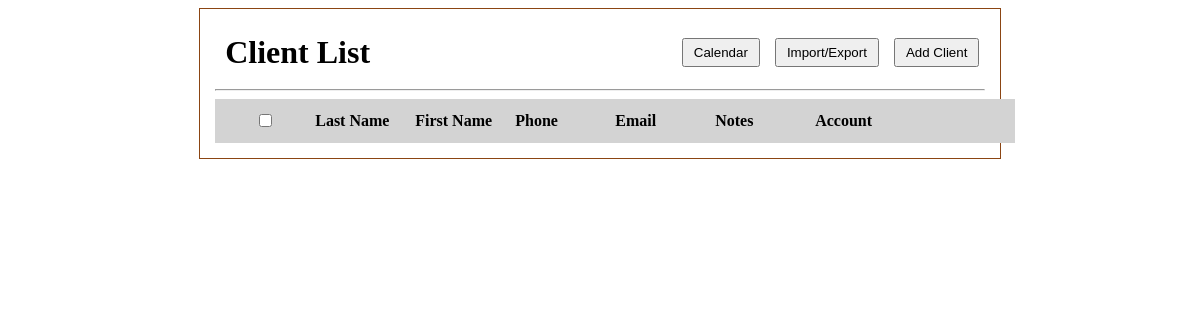
/client_list, run on an earlier commit of the app's database.
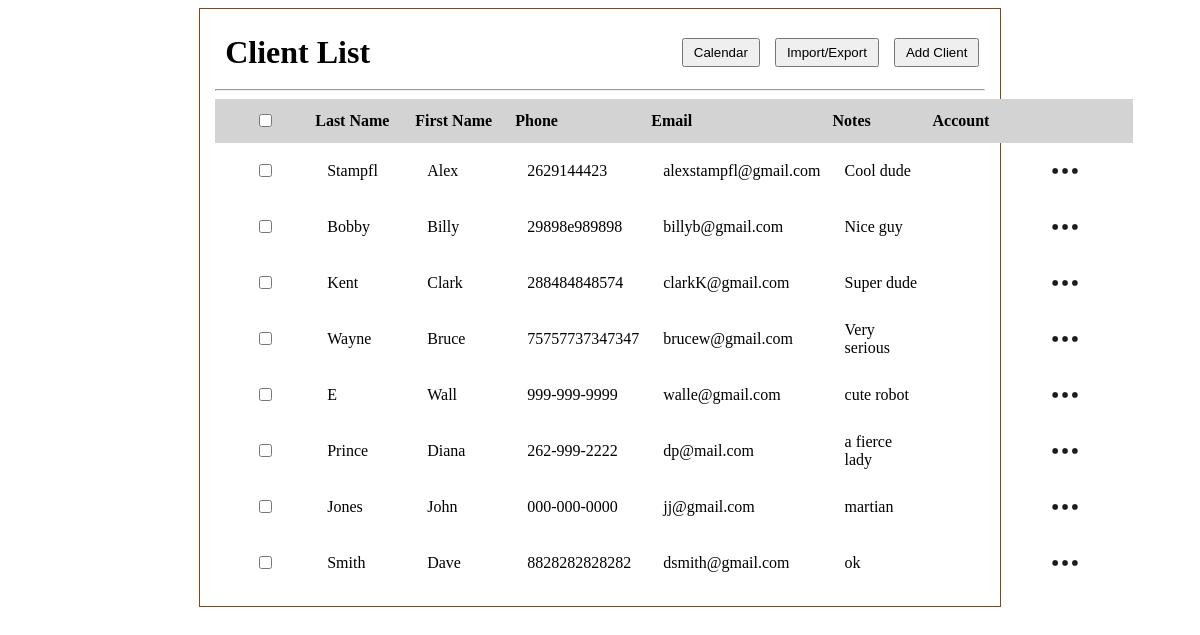
And on a later commit of the database.
### tables this page shows
CREATE TABLE clients (
              id INTEGER PRIMARY KEY AUTOINCREMENT,
              first_name TEXT,
              last_name TEXT,
              phone TEXT,
              email TEXT,
              status TEXT
            , client_id INTEGER, notes TEXT);

### app.py (the view)
@app.route('/client_list')
def client_list():
    conn = sqlite3.connect(DB_PATH)  # connects to sqlite database file named client.db, conn is the connection object used to talk to db
    c = conn.cursor() # cursor object lets you execute SQL statements (queries) against db
    c.execute('SELECT * FROM clients')
    clients = c.fetchall() # Fetches all rows that query returned, clients is a list of tuples
    conn.close()
    return render_template('client_list.html', clients=clients)

### templates/client_list.html (shortened to what this page needs)
<!DOCTYPE html>
<html lang="en">
<head>
    <link rel="stylesheet" href="{{ url_for('static', filename = 'main.css') }}">
</head>
<body>
    <div id="client_list">
        <div class="header-row">
            <h1 id="client_list_h1">Client List</h1>
            <div class="header-buttons">
                <button id="go_to_calendar">Calendar</button>
                <button id="export_client_list">Import/Export</button>
                <button id="add_client">Add Client</button>
            </div>
        </div>
        <hr>
        <table>
            <thead>
                <tr id="client_list_headers">
                    <th><input type="checkbox"></th>
                    <th>Last Name</th>
                    <th>First Name</th>
                    <th>Phone</th>
                    <th>Email</th>
                    <th>Notes</th>
                    <th>Account</th>
                    <th></th>
                </tr>
            </thead>
            <tbody id="clientTableBody">
                {% for client in clients %}
                <tr class="client-row" data-id="{{ client[0] }}">
                    <td><input type="checkbox"></td>
                    <td>{{ client[2] if client[2] else "" }}</td>
                    <td>{{ client[1] if client[1] else "" }}</td>
                    <td>{{ client[3] if client[3] else "" }}</td>
                    <td>{{ client[4] if client[4] else "" }}</td>
                    <td>{{ client[7] if client[7] else "" }}</td>
                    <td>{{ client[5] if client[5] else "" }}</td>
                    <td class="menu_cell">
                        <div class="menu-container">
                            <img class="meatballs" src="{{ url_for('static', filename='img/meatball_menu.png') }}"
                                alt="3 dots">
                        </div>
                    </td>
                </tr>
                {% endfor %}
            </tbody>
        </table>
    </div>
</body>
</html>

What changed in the data, as far as the page shows it:
added clients: last_name "Stampfl", first_name "Alex", phone "2629144423", email "alexstampfl@gmail.com", notes "Cool dude"
added clients: last_name "Bobby", first_name "Billy", phone "29898e989898", email "billyb@gmail.com", notes "Nice guy"
added clients: last_name "Kent", first_name "Clark", phone "288484848574", email "clarkK@gmail.com", notes "Super dude"
added clients: last_name "Wayne", first_name "Bruce", phone "75757737347347", email "brucew@gmail.com", notes "Very serious"
added clients: last_name "E", first_name "Wall", phone "999-999-9999", email "walle@gmail.com", notes "cute robot"
added clients: last_name "Prince", first_name "Diana", phone "262-999-2222", email "dp@mail.com", notes "a fierce lady"
added clients: last_name "Jones", first_name "John", phone "000-000-0000", email "jj@gmail.com", notes "martian"
added clients: last_name "Smith", first_name "Dave", phone "8828282828282", email "dsmith@gmail.com", notes "ok"
